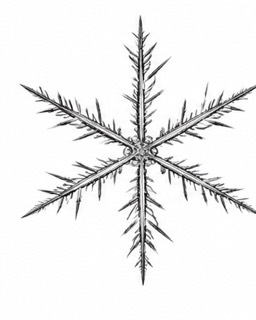
#> input picture dist/flake-1.png, 256 x 320 px; its folder holds only this picture in this run
$ python prepare-image.py
#> lines starting #> are read from the running program, lines starting #| are printed output that depends on the picture
from pathlib import Path
from PIL import Image
import subprocess,json
root=Path(__file__).resolve().parents[1]
for i in range(1,11):
 im=Image.open(root/f'dist/flake-{i}.png').convert('RGBA')
 small=im.convert('L').resize((154,192));canvas=Image.new('L',(192,192),255);canvas.paste(small,(19,0));mask=bytes(v<230 for v in canvas.getdata())
#> after `small = im.convert('L').resize((154, 192))`:
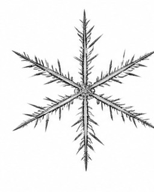
#> small: PIL image 154x192 L; min 19, max 255, mean 238.3
#> after `canvas = Image.new('L', (192, 192), 255)`: canvas: PIL image 192x192 L; every value is 255
#> after `canvas.paste(small, (19, 0))`:
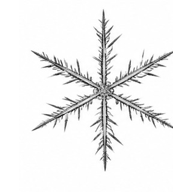
#> canvas: PIL image 192x192 L; min 19, max 255, mean 241.6
 js="const F=require('./dist/engine.js'),fs=require('fs');console.log(JSON.stringify(F.findCenter(new Uint8Array(fs.readFileSync(0)),192)))"
#> (the run stopped early here; a loop or call above may not have finished)
